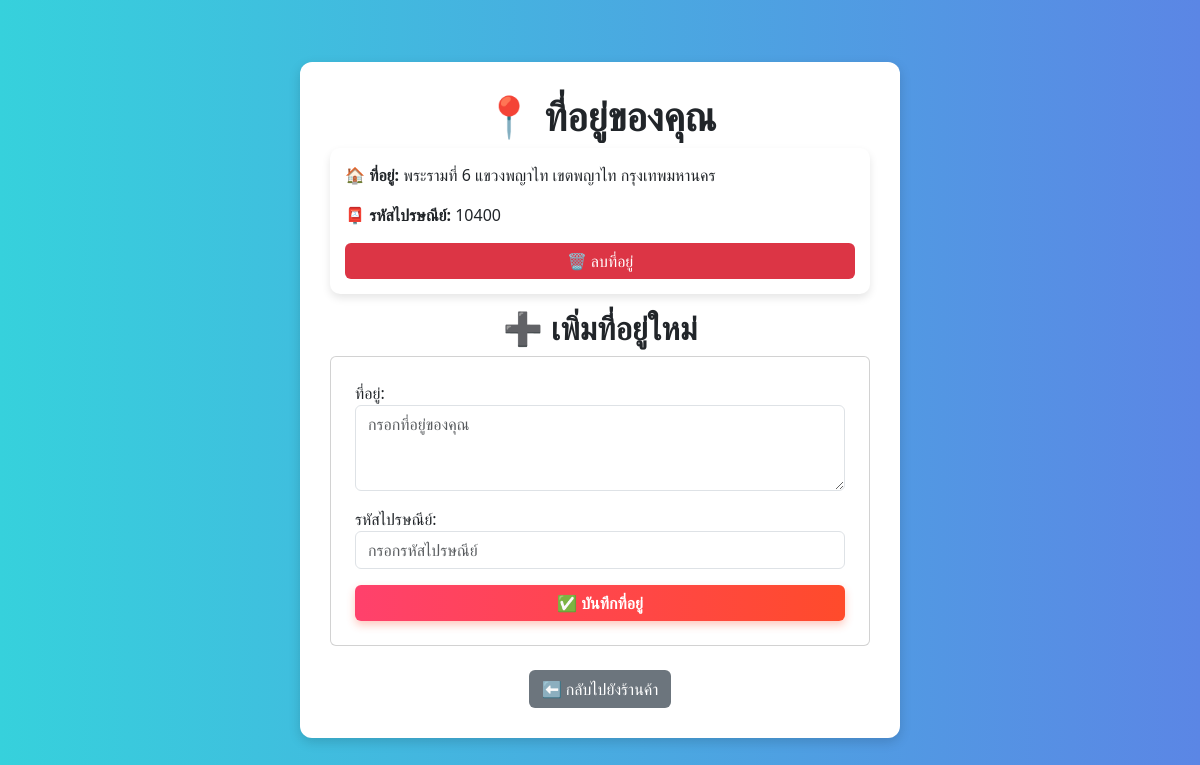
The page /user/addresses/ (signed in) on the database its author committed.
### user/models.py (models this page shows, shortened)
class Address(models.Model):
    user = models.ForeignKey(
        settings.AUTH_USER_MODEL,
        on_delete=models.CASCADE,
        related_name="addresses"
    )
    address_line = models.TextField(verbose_name="ที่อยู่")
    zip_code = models.CharField(max_length=10, verbose_name="รหัสไปรษณีย์")

### user/views.py (the view)
# urls.py: path('addresses/', address_list, name='address_list'),
@login_required
def address_list(request):
    addresses = request.user.addresses.all()  # using related_name="addresses"
    if request.method == "POST":
        form = AddressForm(request.POST)
        if form.is_valid():
            address_obj = form.save(commit=False)
            address_obj.user = request.user
            address_obj.save()
            return redirect('address_list')
    else:
        form = AddressForm()
    return render(request, 'user/address_list.html', {
        'addresses': addresses,
        'form': form,
    })

### user/forms.py
class AddressForm(forms.ModelForm):
    class Meta:
        model = Address
        fields = ['address_line', 'zip_code']
        widgets = {
            'address_line': forms.Textarea(attrs={
                "class": "form-control",
                "placeholder": "กรอกที่อยู่ของคุณ",
                "rows": 3,
            }),
            'zip_code': forms.TextInput(attrs={
                "class": "form-control",
                "placeholder": "กรอกรหัสไปรษณีย์"
            }),
        }

### user/templates/user/address_list.html (shortened to what this page needs)
<!DOCTYPE html>
<html lang="th">
<head>
    <link rel="stylesheet" href="https://cdn.jsdelivr.net/npm/bootstrap@5.3.0/dist/css/bootstrap.min.css">
</head>
<body>
<div class="address-container">
    <h1>📍 ที่อยู่ของคุณ</h1>
    {% if addresses %}
        {% for addr in addresses %}
            <div class="address-card">
                <p><strong>🏠 ที่อยู่:</strong> {{ addr.address_line }}</p>
                <p><strong>📮 รหัสไปรษณีย์:</strong> {{ addr.zip_code }}</p>
                <a href="{% url 'delete_address' addr.id %}" onclick="return confirm('แน่ใจหรือไม่ที่จะลบที่อยู่นี้?');" class="btn btn-delete w-100">🗑️ ลบที่อยู่</a>
            </div>
        {% endfor %}
    {% else %}
        <p class="alert alert-warning text-center">⚠️ คุณยังไม่มีที่อยู่บันทึกไว้</p>
    {% endif %}
    <h2>➕ เพิ่มที่อยู่ใหม่</h2>
    <div class="card p-4">
        <form method="POST">
            {{ form.as_p }}
            <button type="submit" class="btn btn-save w-100">✅ บันทึกที่อยู่</button>
        </form>
    </div>
    <div class="text-center mt-4">
        <a href="{% url 'product_list' %}" class="btn btn-back">⬅️ กลับไปยังร้านค้า</a>
    </div>
</div>
</body>
</html>

### user/templates/user/address_list.html (style rules this page uses)
body { background: linear-gradient(to right, #36D1DC, #5B86E5); display: flex; align-items: center; justify-content: center; flex-direction: column; min-height: 100vh; padding: 30px; }
.address-container { background: white; padding: 30px; border-radius: 12px; box-shadow: 0px 4px 12px rgba(0, 0, 0, 0.15); width: 100%; max-width: 600px; }
.address-container h1, .address-container h2 { font-weight: bold; text-align: center; }
.address-card { border-radius: 10px; transition: 0.3s; box-shadow: 0px 4px 8px rgba(0, 0, 0, 0.1); background: #ffffff; padding: 15px; margin-bottom: 15px; }
.btn-delete { background-color: #dc3545; color: white; border: none; transition: all 0.3s; }
.btn-save { background: linear-gradient(to right, #ff416c, #ff4b2b); color: white; font-weight: bold; border: none; transition: all 0.3s; box-shadow: 0px 4px 8px rgba(255, 75, 43, 0.3); }
.btn-back { background: #6c757d; color: white; }

### rows shown on the page
Address: address_line "พระรามที่ 6 แขวงพญาไท เขตพญาไท กรุงเทพมหานคร", zip_code "10400"
